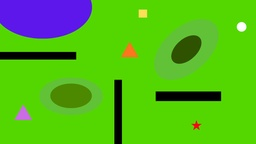
#> input picture task1/images/IMG-20260831-WA0025.jpg, 256 x 144 px, shrunk from 1280 x 720 before the run; its folder holds only this picture in this run
$ python task1.py
#> lines starting #> are read from the running program, lines starting #| are printed output that depends on the picture; after the words box and inside, x2 and y2 are one past the last pixel; in counts of white or black regions, pixels touching at a corner belong together
# UAS-DTU Round 2 - Task 1
# Casualty Analysis using a Rover Guided by a UAV
# I am a beginner in opencv so I have written this in a simple way with the help of opensources.
# I have used only opencv, numpy and normal python maths.
# What I have to do :
# 1. make a mask of where the rover can go and where it cannot
# 2. find all the casualties , their position , age group , severity , elevation
# 3. make a path from orange triangle >> casualties >> purple triangle
# 4. find the score of that path
# 5. draw the path on the image and save it
# 6. find the total time
# 7. rank all the images by score and by time


import cv2
import numpy as np
import math
import os
import heapq  #it is queue algorithmm which i saw from google

# given details of the question which i have to use
ags = {"circle": 3, "star": 1, "square": 2}                                  # age score
agn = {"circle": "Children", "star": "Adults", "square": "Senior Citizens"}  # age name

#colour scores
svs = {"red": 3, "yellow": 2, "white": 1}                                    # severity score
svn = {"red": "Critical", "yellow": "Moderate", "white": "Safe"}             # severity name

# speed of rover on each green level
# level 0 = light green (grounded ) , level 1 = medium green (above the ground) , level 2 = darkest green( at top levl)
spd = [20.0, 15.0, 10.0]

#setting the pixel to which it will see we can adjust it, if i want the route in less time we will go with large value and most accurate with 1
bs = 1      # box size


# STEP 1 : finding the different colours

def get_hsv(im):
    # hsv is easier to use than bgr for finding colours
    return cv2.cvtColor(im, cv2.COLOR_BGR2HSV)


def find_colour(im, l1, h1, l2=None, h2=None):
    # this makes a black and white mask , white where the colour is found
    hsv = get_hsv(im)
    mk = cv2.inRange(hsv, np.array(l1), np.array(h1))
    if l2 is not None:
        mk2 = cv2.inRange(hsv, np.array(l2), np.array(h2))
        mk = cv2.bitwise_or(mk, mk2)
    # remove the very small dots
    mk = cv2.morphologyEx(mk, cv2.MORPH_OPEN, np.ones((3, 3), np.uint8))
    return mk


def find_black(im):
    # black region = obstacle , rover cannot pass
    hsv = get_hsv(im)
    return cv2.inRange(hsv, np.array([0, 0, 0]), np.array([180, 255, 60]))


def find_water(im):
    # the big blue oval is a water body so the rover CANNOT go there.
    # I checked the colour of the water with print(img[y,x]) and got
    # hsv about (130, 230, 235) which is a very strong blue.
    hsv = get_hsv(im)
    wt = cv2.inRange(hsv, np.array([100, 180, 60]), np.array([140, 255, 255]))
    wt = cv2.morphologyEx(wt, cv2.MORPH_OPEN, np.ones((5, 5), np.uint8))
    return wt


def find_all_greens(im):
    # this gives me a list of green masks
    # first one is the lightest green (level 0) then darker and darker
    hsv = get_hsv(im)
    gr = cv2.inRange(hsv, np.array([35, 60, 40]), np.array([90, 255, 255]))

    gp = im[gr > 0]                      # green pixels
    if len(gp) == 0:
        return [np.zeros(gr.shape, np.uint8)]

    # First I tried to separate the 3 greens using brightness ranges but when
    # I printed np.unique() I got hundreds of values because the edges of the
    # ellipses are blurred (anti aliasing). So now I find the main flat green
    # colours and then give every green pixel to the closest main colour.
    cl, hm = np.unique(gp.reshape(-1, 3), axis=0, return_counts=True)   # colours , how many
    be = hm > 0.01 * len(gp)             # big enough
    mc = cl[be].astype(np.int32)         # main colours
    mn = hm[be]                          # main counts

    # Now which green is level 0 , level 1 , level 2 ?
    # The elevations are drawn like circles inside circles , so the ground
    # covers the biggest area and the higher levels cover smaller areas.
    # So I sort by area , biggest area = level 0.
    mc = mc[np.argsort(-mn)]

    # for every green pixel find which main colour is nearest
    df = gp.astype(np.int32)[:, None, :] - mc[None, :, :]      # difference
    nr = np.argmin((df ** 2).sum(axis=2), axis=1)              # nearest

    ay, ax = np.nonzero(gr)              # all y , all x
    gm = []                              # green masks
    for i in range(len(mc)):
        om = np.zeros(gr.shape, np.uint8)          # one mask
        pk = (nr == i)                             # picked
        om[ay[pk], ax[pk]] = 255
        gm.append(om)
    return gm

# STEP 2 : finding what shape it is

# [31 lines left out: function what_shape, not called in this run]


def find_shapes_in_mask(mk, sa):
    # returns a list like [(shape name, (x,y)), ...]
    cts, junk = cv2.findContours(mk, cv2.RETR_EXTERNAL, cv2.CHAIN_APPROX_SIMPLE)
    ans = []
    for c in cts:
        if cv2.contourArea(c) < sa:
            continue
        m = cv2.moments(c)
        if m["m00"] == 0:
            continue
        cx = int(m["m10"] / m["m00"])
        cy = int(m["m01"] / m["m00"])
        ans.append((what_shape(c), (cx, cy)))
    return ans


# [27 lines left out: functions find_elevation, get_speed, not called in this run]


class MapForRover:
    # I make a smaller grid of the image so that A star is fast

    # [4 lines left out: function __init__, not called in this run]

    def point_to_cell(self, pt):
        return (pt[1] // bs, pt[0] // bs)         # (row, col)

    def cell_to_point(self, cel):
        return (cel[1] * bs, cel[0] * bs)         # (x, y)

    # [72 lines left out: functions is_free, closest_free_cell, find_path, not called in this run]


# doing everything for one image

def do_one_image(ip, of):                         # image path , output folder
    nm = os.path.splitext(os.path.basename(ip))[0]            # name
    im = cv2.imread(ip)
    if im is None:
        print("cannot open", ip)
        return None

    ht, wd = im.shape[:2]                         # height , width
    print("")
    print("==================================================================")
    print("IMAGE :", nm, "  size =", wd, "x", ht)
    print("==================================================================")

    # ---- masks ----
    gm = find_all_greens(im)                      # green masks
    bm = find_black(im)                           # black mask
    wm = find_water(im)                           # water mask
    print("number of green shades found =", len(gm))

    ag = np.zeros((ht, wd), np.uint8)             # all green
    for m in gm:
        ag = cv2.bitwise_or(ag, m)

    # the shapes are drawn on top of the green so those pixels are not green,
    # but the rover can still stand there , so I add them back
    rm = find_colour(im, [0, 120, 90], [8, 255, 255], [170, 120, 90], [180, 255, 255])   # red
    ym = find_colour(im, [20, 90, 150], [34, 255, 255])                                  # yellow
    wtm = find_colour(im, [0, 0, 200], [180, 40, 255])                                   # white
    om = find_colour(im, [9, 120, 120], [19, 255, 255])                                  # orange
    pm = find_colour(im, [125, 60, 120], [160, 179, 255])                                # purple

    sm = np.zeros((ht, wd), np.uint8)             # shapes mask
    for m in [rm, ym, wtm, om, pm]:
        sm = cv2.bitwise_or(sm, m)

    cg = cv2.bitwise_or(ag, sm)                   # can go
    cg[bm > 0] = 0      # black obstacle
    cg[wm > 0] = 0      # water body , rover cannot swim
    cg = cv2.morphologyEx(cg, cv2.MORPH_CLOSE, np.ones((5, 5), np.uint8))
    cg[bm > 0] = 0      # doing it again so the closing does not eat the wall
    cg[wm > 0] = 0

    ng = cv2.bitwise_not(cg)                      # cannot go

    # OUTPUT 1 : the mask image
    mp = np.zeros((ht, wd, 3), np.uint8)          # mask picture
    mp[cg > 0] = (255, 255, 255)
    cv2.imwrite(of + "/" + nm + "_1_mask.png", mp)

    # a colour version so it is easy to see what is what
    cp = np.zeros((ht, wd, 3), np.uint8)          # colour picture
    ngr = [(120, 255, 120), (60, 180, 60), (20, 100, 20)]     # nice greens
    for i in range(len(gm)):
        cp[gm[i] > 0] = ngr[min(i, 2)]
    cp[bm > 0] = (0, 0, 255)        # red = wall
    cp[wm > 0] = (255, 100, 0)      # blue = water
    cv2.imwrite(of + "/" + nm + "_1b_terrain.png", cp)

    # this map tells which green level every pixel is on , needed for the speed
    lm = np.zeros((ht, wd), np.uint8)             # level map
    for i in range(len(gm)):
        lm[gm[i] > 0] = i

    # ---- start and end ----
    # NOTE : there is also an orange CIRCLE casualty in the image, so I must take
    # only the TRIANGLE otherwise the start point comes out wrong.
    sp = None                                     # start point
    ep = None                                     # end point
    for sh, ce in find_shapes_in_mask(om, 200):
        if sh == "triangle":
            sp = ce
    for sh, ce in find_shapes_in_mask(pm, 200):
        if sh == "triangle":
            ep = ce

    if sp is None or ep is None:
        print("could not find the start or the end triangle")
        return None

    print("Start (orange triangle)      =", sp)
    print("Destination (purple triangle)=", ep)

    # ---- casualties ----
    cl = []                                       # casualty list
    for cn, cm in [("red", rm), ("yellow", ym), ("white", wtm)]:      # colour name , colour mask
        for sh, ce in find_shapes_in_mask(cm, 120):
            if sh not in ags:
                continue         # triangle or unknown , it is not a casualty
            on = {}                               # one casualty
            on["position"] = ce
            on["shape"] = sh
            on["age_group"] = agn[sh]
            on["age_score"] = ags[sh]
            on["colour"] = cn
            on["severity"] = svn[cn]
            on["severity_score"] = svs[cn]
            on["priority"] = ags[sh] * svs[cn]
            on["elevation"] = find_elevation(ce, gm)
            cl.append(on)

    print("")
    print("2. CASUALTY INFORMATION")
    print("Total number of casualties =", len(cl))
    op = []                                       # only positions
    for c in cl:
        op.append(c["position"])
    print("Casualty coordinates =", op)
    nb = 1                                        # number
    for c in cl:
        print("   Casualty", nb, ":", c["position"],
              " shape =", c["shape"],
              " age group =", c["age_group"],
              " severity =", c["severity"],
              " priority =", c["priority"],
              " elevation level =", c["elevation"])
        nb = nb + 1

    # ---- path ----
    rv = MapForRover(cg, lm)                      # rover map

    # all the important points , "S" = start , "E" = end , 0,1,2.. = casualties
    ap = {}                                       # all points
    ap["S"] = rv.point_to_cell(sp)
    ap["E"] = rv.point_to_cell(ep)
    for i in range(len(cl)):
        ap[i] = rv.point_to_cell(cl[i]["position"])

    # find the path between every two points and keep them saved
    svp = {}                                      # saved paths
    ky = list(ap.keys())                          # keys
    for a in ky:
        for b in ky:
            if a == b:
                continue
            if (b, a) in svp:
                # I already did the opposite one so I just reverse it
                p, d, t = svp[(b, a)]
                if p is None:
                    svp[(a, b)] = (None, d, t)
                else:
                    svp[(a, b)] = (list(reversed(p)), d, t)
                continue
            svp[(a, b)] = rv.find_path(ap[a], ap[b])

    # ---- deciding in which order to visit the casualties ----
    # score = (displacement from start / distance travelled) * priority
    # the distance travelled keeps increasing so the casualties I visit later
    # give me a very small score. So the order is very important.
    # Trying every order is n! which is too slow , so I do it greedily :
    # every time I go to the casualty which gives me the biggest score right now.
    lv = list(range(len(cl)))                     # left to visit
    vo = []                                       # visiting order
    wa = "S"                                      # where i am
    disnw = 0.0                                   # distance till now

    while len(lv) > 0:
        bo = None                                 # best one
        bsc = -1                                  # best score
        for i in lv:
            p, d, t = svp[(wa, i)]
            if p is None:
                continue                          # cannot reach it (maybe behind water)
            tdd = disnw + d                       # total distance
            if tdd <= 0:
                continue
            dp = math.dist(sp, cl[i]["position"])         # displacement
            sc = (dp / tdd) * cl[i]["priority"]           # score
            if sc > bsc:
                bsc = sc
                bo = i
        if bo is None:
            break                                 # nothing else can be reached
        p, d, t = svp[(wa, bo)]
        disnw = disnw + d
        vo.append(bo)
        lv.remove(bo)
        wa = bo

    # now make the real path and count the score
    fl = []                                       # full path
    disnw = 0.0
    tt = 0.0                                      # total time
    asc = []                                      # all scores
    wa = "S"

    for i in vo:
        p, d, t = svp[(wa, i)]
        if p is None:
            continue
        pts = []                                  # points
        for ce in p:
            pts.append(rv.cell_to_point(ce))
        if len(fl) == 0:
            fl = fl + pts
        else:
            fl = fl + pts[1:]                     # skip repeat of the joining point

        disnw = disnw + d
        tt = tt + t
        dp = math.dist(sp, cl[i]["position"])
        sc = (dp / disnw) * cl[i]["priority"]

        cl[i]["displacement"] = dp
        cl[i]["travelled"] = disnw
        cl[i]["score"] = sc
        asc.append(sc)
        wa = i

    # at the end go to the purple triangle as this is the finalk destinationn
    p, d, t = svp[(wa, "E")]
    if p is not None:
        pts = []
        for ce in p:
            pts.append(rv.cell_to_point(ce))
        if len(fl) == 0:
            fl = fl + pts
        else:
            fl = fl + pts[1:]
        disnw = disnw + d
        tt = tt + t

    print("")
    print("3. ROVER PATH")
    print("Number of points in the path =", len(fl))
    print("First 10 points =", fl[:10], "....")
    print("Last 5 points   =", fl[-5:])
    # the full path has thousands of points so I save it in a text file
    f = open(of + "/" + nm + "_path.txt", "w")
    f.write(str(fl))
    f.close()
    print("(full path saved in", nm + "_path.txt )")

    print("")
    print("4. PATH SCORE")
    ts = 0.0                                      # total score
    nb = 1
    for i in vo:
        c = cl[i]
        if "score" not in c:
            continue
        ts = ts + c["score"]
        print("   " + str(nb) + ") " + str(c["position"]) +
              " | age = " + c["age_group"] +
              " | severity = " + c["severity"] +
              " | priority = " + str(c["priority"]) +
              " | displacement = " + str(round(c["displacement"], 2)) + " px" +
              " | travelled = " + str(round(c["travelled"], 2)) + " px" +
              " | score = " + str(round(c["score"], 3)))
        nb = nb + 1

    rnd = []                                      # rounded
    for s in asc:
        rnd.append(round(s, 3))
    print("   Casualty Scores =", rnd)
    print("   TOTAL PATH SCORE =", round(ts, 3))

    print("")
    print("6. TIME")
    print("   Total distance travelled =", round(disnw, 2), "px")
    print("   TOTAL TIME =", round(tt, 2), "seconds")

    # OUTPUT 5 : draw the path on the image
    dw = im.copy()                                # drawing
    for i in range(1, len(fl)):
        cv2.line(dw, fl[i - 1], fl[i], (255, 0, 255), 3)

    for c in cl:
        if "score" in c:
            rc = (0, 0, 255)      # visited
        else:
            rc = (128, 128, 128)  # could not reach
        cv2.circle(dw, c["position"], 16, rc, 2)
        cv2.putText(dw, str(c["priority"]),
                    (c["position"][0] + 18, c["position"][1] - 6),
                    cv2.FONT_HERSHEY_SIMPLEX, 0.6, (0, 0, 0), 3)
        cv2.putText(dw, str(c["priority"]),
                    (c["position"][0] + 18, c["position"][1] - 6),
                    cv2.FONT_HERSHEY_SIMPLEX, 0.6, (255, 255, 255), 1)

    cv2.circle(dw, sp, 12, (0, 0, 0), -1)
    cv2.circle(dw, sp, 9, (255, 255, 255), -1)
    cv2.putText(dw, "START", (sp[0] - 25, sp[1] - 20),
                cv2.FONT_HERSHEY_SIMPLEX, 0.6, (0, 0, 0), 2)
    cv2.circle(dw, ep, 12, (0, 0, 0), -1)
    cv2.circle(dw, ep, 9, (0, 255, 255), -1)
    cv2.putText(dw, "END", (ep[0] - 18, ep[1] - 20),
                cv2.FONT_HERSHEY_SIMPLEX, 0.6, (0, 0, 0), 2)

    cv2.imwrite(of + "/" + nm + "_5_path.png", dw)

    rs = {}                                       # result
    rs["name"] = nm
    rs["score"] = ts
    rs["time"] = tt
    return rs


# main , runs on every image in the folder

def main():
    # I use the folder where THIS FILE is kept, not the folder from where I run
    # the command, otherwise the outputs folder gets made in the wrong place.
    hr = os.path.dirname(os.path.abspath(__file__))     # here
    inf = os.path.join(hr, "images")                    # input folder
    of = os.path.join(hr, "outputs")                    # output folder
    if not os.path.exists(of):
        os.makedirs(of)

    fn = []                                       # file names
    for f in sorted(os.listdir(inf)):
        if f.lower().endswith(".png") or f.lower().endswith(".jpg") or f.lower().endswith(".jpeg"):
            fn.append(f)

    ar = []                                       # all results
    for f in fn:
        r = do_one_image(inf + "/" + f, of)
#> in do_one_image, im is the input picture: shape (144, 256, 3); mean B, G, R 26.6, 182.8, 83.3
#| IMAGE : IMG-20260831-WA0025   size = 256 x 144
#> in find_all_greens, `gr = cv2.inRange(hsv, np.array([35, 60, 40]), np.array([90, 255, 255]))`:
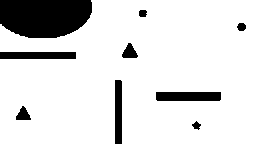
#> gr: shape (144, 256); 86.4% white; 9 black regions, largest, box (x1, y1, x2, y2) and area: (0, 0, 92, 38) 3026, (156, 92, 221, 101) 583, (0, 52, 76, 59) 532
#> in find_all_greens, `cl, hm = np.unique(gp.reshape(-1, 3), axis=0, return_counts=True)`: cl = 2077 rows, first 8: [0, 42, 0], [0, 46, 0], [0, 50, 0], [0, 76, 37], [0, 76, 49], [0, 78, 34], [0, 78, 36], [0, 78, 40]; hm = 2077 values, max 17195 at index 275, min 1 at index 0, mean 15.33
#> in find_all_greens, `mc = cl[be].astype(np.int32)`: mc = [[0, 214, 85], [0, 215, 82], [0, 215, 84], [0, 216, 82], [2, 213, 85], [2, 214, 84], [2, 215, 82]]
#> in find_all_greens, `mn = hm[be]`: mn = [1041, 875, 17195, 683, 570, 958, 440]
#> in find_all_greens, `mc = mc[np.argsort(-mn)]`: mc = [[0, 215, 84], [0, 214, 85], [2, 214, 84], [0, 215, 82], [0, 216, 82], [2, 213, 85], [2, 215, 82]]
#> the loop in find_all_greens, `for i in range(len(mc)):` made 7 passes
#> after the loop in find_all_greens, `for i in range(len(mc)):`:
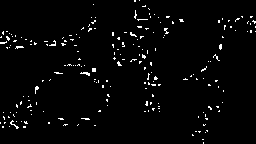
#> om: shape (144, 256); 2.5% white in thin lines or dots
#> after the loop in find_all_greens, `for i in range(len(mc)):`: gm = 7 items
#| number of green shades found = 7
#> the loop in do_one_image, `for m in gm:` made 7 passes
#> pass 1, in do_one_image, `ag = cv2.bitwise_or(ag, m)`:
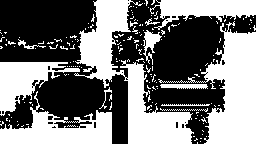
#> ag: shape (144, 256); 47.7% white; 178 white regions (165 under 20 px), largest, box (x1, y1, x2, y2) and area: (74, 0, 194, 144) 5359, (158, 21, 256, 144) 4586, (0, 91, 112, 144) 2604
#> the loop in do_one_image, `for m in [rm, ym, wtm, om, pm]:` made 5 passes
#> after the loop in do_one_image, `for m in [rm, ym, wtm, om, pm]:`:
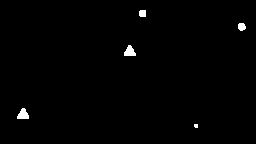
#> sm: shape (144, 256); 0.8% white; 5 white regions (1 under 20 px), largest, box (x1, y1, x2, y2) and area: (17, 108, 29, 119) 92, (124, 45, 136, 56) 90, (238, 23, 246, 31) 52, (139, 10, 146, 17) 47
#> the loop in do_one_image, `for i in range(len(gm)):` made 7 passes
#> after the loop in do_one_image, `for i in range(len(gm)):`:
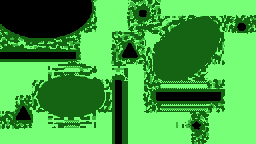
#> cp: shape (144, 256, 3); mean of channels 0, 1, 2 66.6, 163.6, 66.6; drawn as B, G, R
#> in do_one_image, `cp[wm > 0] = (255, 100, 0)`:
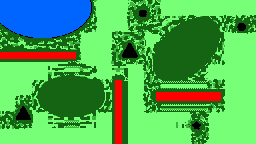
#> cp: shape (144, 256, 3); mean of channels 0, 1, 2 87, 171.6, 77.4; drawn as B, G, R
#> after the loop in do_one_image, `for i in range(len(gm)):`:
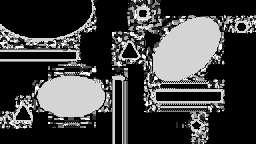
#> lm: shape (144, 256); min 0, max 6, mean 1.58; drawn with min black and max white
#> in find_shapes_in_mask, `cts, junk = cv2.findContours(mk, cv2.RETR_EXTERNAL, cv2.CHAIN_APPROX_S..`: cts = 1 contour; box (x1, y1, x2, y2) and area: (124, 45, 136, 56) 72; junk = [[-1, -1, -1, -1]]
#> in find_shapes_in_mask (call 2), `cts, junk = cv2.findContours(mk, cv2.RETR_EXTERNAL, cv2.CHAIN_APPROX_S..`: cts = 1 contour; box (x1, y1, x2, y2) and area: (17, 108, 29, 119) 74; junk = [[-1, -1, -1, -1]]
        if r is not None:
            ar.append(r)

    print("")
    print("==================================================================")
    print("7. GLOBAL RANKING")
    print("==================================================================")

    bsc = sorted(ar, key=lambda r: -r["score"])   # by score
#> bsc = []
    bt = sorted(ar, key=lambda r: r["time"])      # by time
#> bt = []

    n1 = []
    for r in bsc:
        n1.append(r["name"])
#> this loop made 0 passes
#> after the loop, n1 = []
    print("Path Score Ranking (highest first) =", n1)
#| Path Score Ranking (highest first) = []
    for r in bsc:
        print("   ", r["name"], " score =", round(r["score"], 3))

    n2 = []
    for r in bt:
        n2.append(r["name"])
#> after the loop, n2 = []
    print("Time Ranking (fastest first) =", n2)
#| Time Ranking (fastest first) = []
    for r in bt:
        print("   ", r["name"], " time =", round(r["time"], 2), "s")


main()
